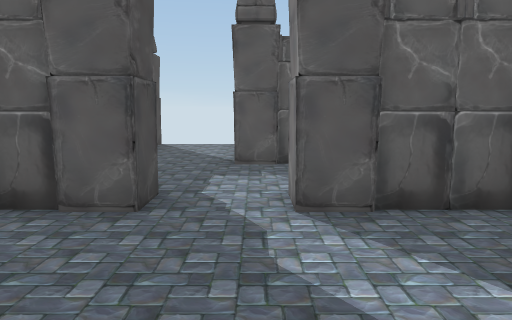
View 1 (above)

12 first-person views from a walk through a Unity game level. The camera is 1.3 m above the floor, tilts 8° down and sees 70° across. The floor is counted in squares, 1 m on a side. Each view is taken from the middle of a square. On the plan, view 1 faces up. The plan holds only what a view shows up to about 15 squares ahead; the rest is blank. The place goes on beyond the plan. The player is left out. Door leaves are left out, so doorways stand open.

View 2
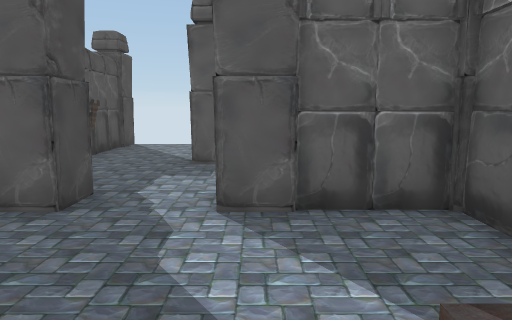

View 3
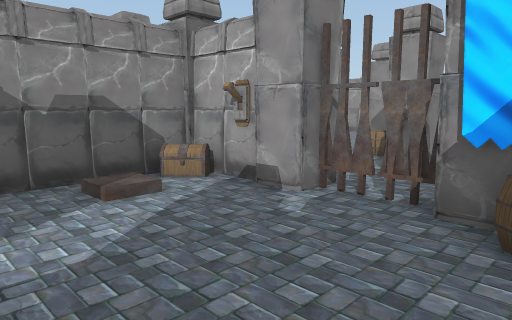

View 4
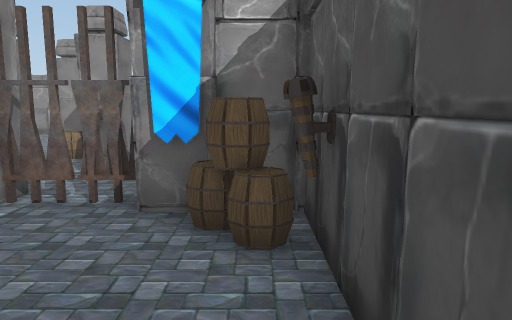

View 5
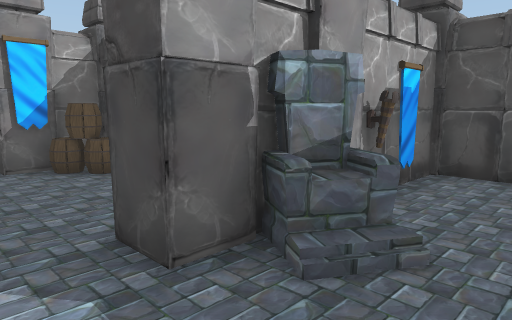

View 6
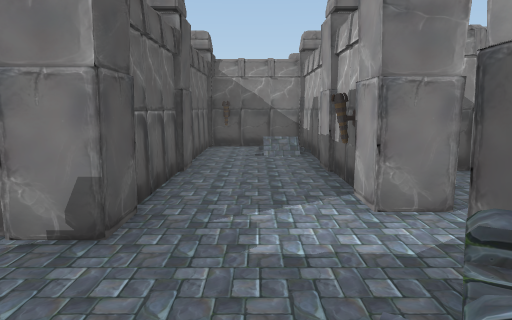

View 7
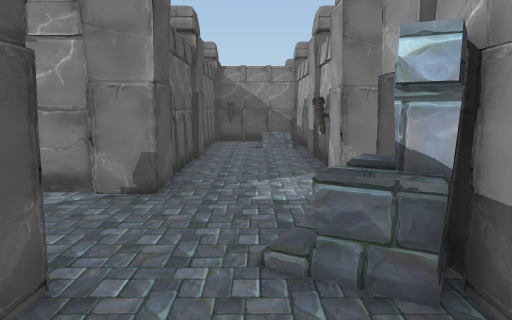

View 8
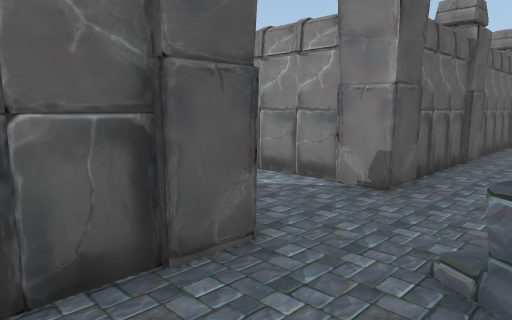

View 9
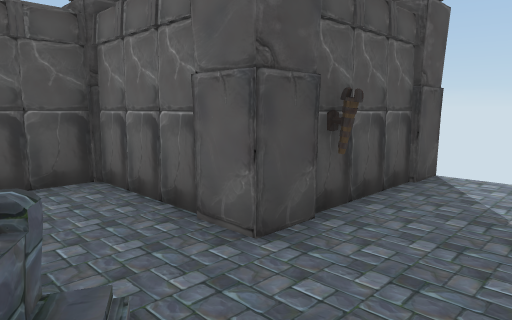

View 10
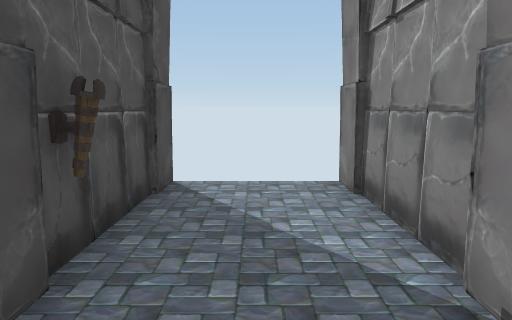

View 11
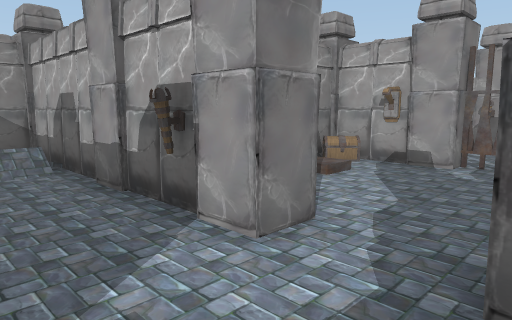

View 12
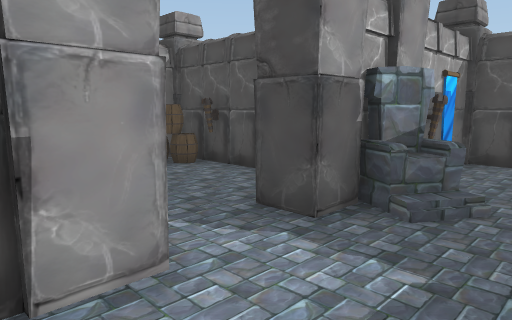

### Floor plan
Key: @ floor where view 1 was taken; # wall or solid block; x gap in a wall; . floor; / step, stairs or slope; D open door; T torch; F flag; C chest; G gate; O other object.
Columns run from 8 left of view 1 to 9 right of it. Each row starts with its distance up from view 1.
 14     #   #
 13     #DDD#
 12     #...#
 11     #...#
 10     #T..#
  9 #####...##########
  8 #...............O#
  7 #.............//.#
  6 #..TOO#...T...//.#
  5 ##F####..#########
  4     #.......#
  3     #.......#
  2     #.......#
  1     #T.....O#
  0     #OF.@.OC#
 -1     ###GG#O##
 -2        ..x

Where each view was taken, in squares from view 1:
view 1: 0 up, 0 right, facing up
view 2: 0 up, 1 right, facing up
view 3: 4 up, 3 left, facing down-right
view 4: 4 up, 3 left, facing down
view 5: 8 up, 0 right, facing down-left
view 6: 7 up, 4 left, facing right
view 7: 7 up, 6 left, facing right
view 8: 6 up, 6 left, facing up-right
view 9: 6 up, 1 left, facing up-left
view 10: 7 up, 2 left, facing up
view 11: 8 up, 2 left, facing down-right
view 12: 8 up, 2 right, facing down-left
